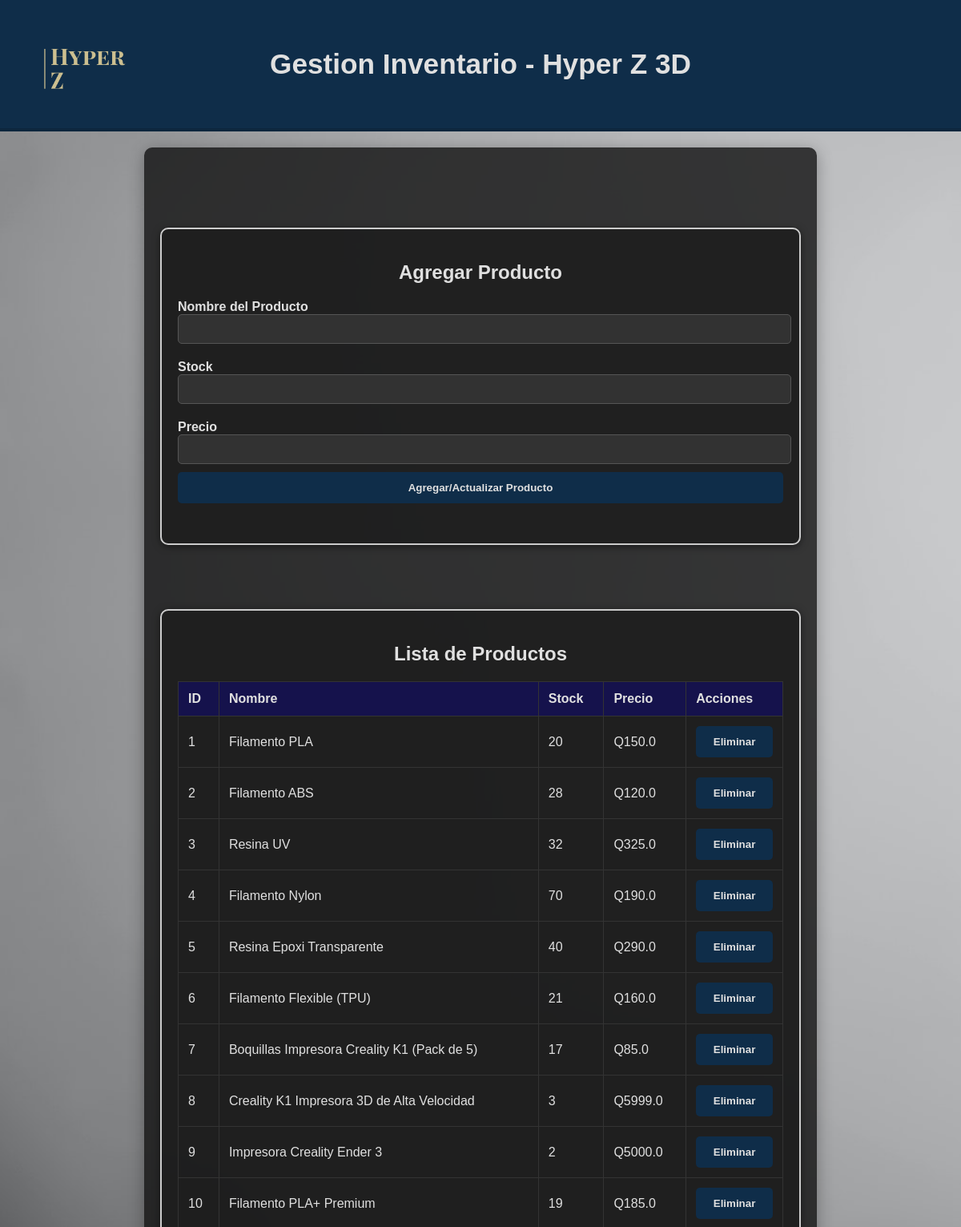
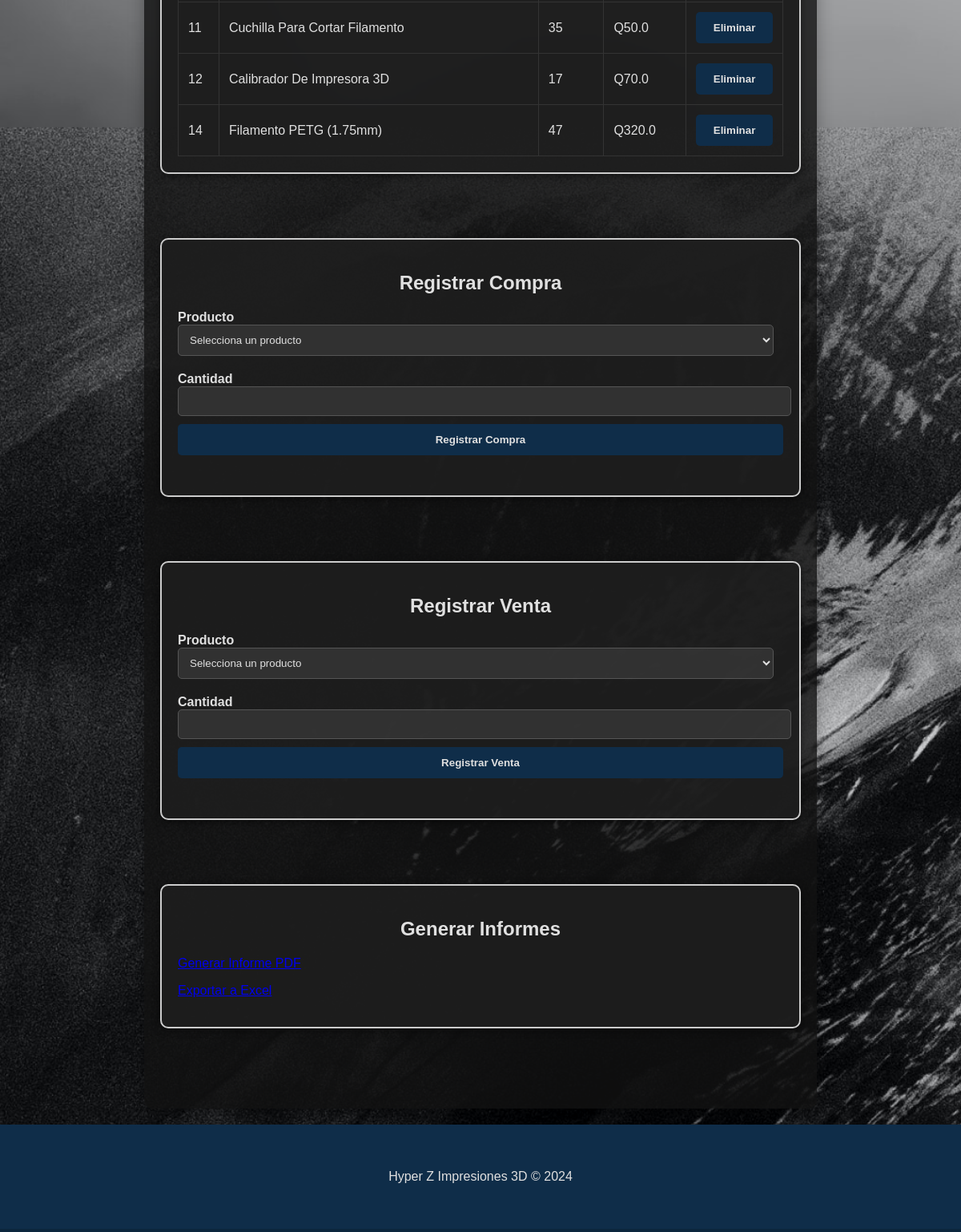
The page / on the database its author committed (2 pictures, top to bottom).
### tables this page shows
CREATE TABLE productos (
                    id INTEGER PRIMARY KEY,
                    nombre TEXT NOT NULL,
                    stock INTEGER NOT NULL,
                    precio REAL NOT NULL
                    );

### app.py (the view)
@app.route('/')
def index():
    conn = get_db_connection()
    cursor = conn.cursor()
    cursor.execute('SELECT * FROM productos')
    productos = cursor.fetchall()
    conn.close()
    return render_template('index.html', productos=productos)

### app.py (called while the page is built)
def get_db_connection():
    conn = sqlite3.connect(DATABASE_URL)
    conn.row_factory = sqlite3.Row
    return conn

### templates/index.html (shortened to what this page needs)
<!DOCTYPE html>
<html lang="es">
<head>
    <link rel="stylesheet" href="{{ url_for('static', filename='style.css') }}">
</head>
<body>
<header>
    <img src="{{ url_for('static', filename='logo.png') }}" alt="Logo" class="logo">
    <h1>Gestion Inventario - Hyper Z 3D</h1>
</header>
<main>
    <div class="section">
        <h2>Agregar Producto</h2>
        <form action="/add_product" method="post" class="form-section">
            <label for="nombre">Nombre del Producto</label>
            <input type="text" id="nombre" name="nombre" required>
            <label for="stock">Stock</label>
            <input type="number" id="stock" name="stock" required>
            <label for="precio">Precio</label>
            <input type="number" id="precio" name="precio" step="0.01" required>
            <input type="submit" value="Agregar/Actualizar Producto">
        </form>
    </div>
    <div class="section">
        <h2>Lista de Productos</h2>
        <table>
            <tr>
                <th>ID</th>
                <th>Nombre</th>
                <th>Stock</th>
                <th>Precio</th>
                <th>Acciones</th>
            </tr>
            {% for producto in productos %}
            <tr>
                <td>{{ producto.id }}</td>
                <td>{{ producto.nombre }}</td>
                <td>{{ producto.stock }}</td>
                <td>Q{{ producto.precio }}</td>
                <td>
                    <form action="/eliminar_producto" method="post" style="display:inline;">
                        <button type="submit">Eliminar</button>
                    </form>
                </td>
            </tr>
            {% endfor %}
        </table>
    </div>
    <div class="section">
        <h2>Registrar Compra</h2>
        <form action="/registrar_compra" method="post" class="form-section">
            <label for="producto_id_compra">Producto</label>
            <select id="producto_id_compra" name="producto_id" required>
                <option value="" disabled selected>Selecciona un producto</option>
            </select>
            <label for="cantidad_compra">Cantidad</label>
            <input type="number" id="cantidad_compra" name="cantidad" required>
            <button type="submit">Registrar Compra</button>
        </form>
    </div>
    <div class="section">
        <h2>Registrar Venta</h2>
        <form action="/registrar_venta" method="post" class="form-section">
            <label for="producto_id_venta">Producto</label>
            <select id="producto_id_venta" name="producto_id" required>
                <option value="" disabled selected>Selecciona un producto</option>
            </select>
            <label for="cantidad_venta">Cantidad</label>
            <input type="number" id="cantidad_venta" name="cantidad" required>
            <button type="submit">Registrar Venta</button>
        </form>
    </div>
    <div class="section">
        <h2>Generar Informes</h2>
        <section class="reports-links">
            <p><a href="/informe">Generar Informe PDF</a></p>
            <p><a href="/reporte_excel">Exportar a Excel</a></p>
        </section>
    </div>
</main>
<footer>
    <p>Hyper Z Impresiones 3D &copy; 2024</p>
</footer>
</body>
</html>

### static/style.css (style rules this page uses)
body { font-family: Arial, sans-serif; background-image: url('/static/mountain.jpg'); background-size: cover; background-attachment: fixed; color: #E0E0E0; margin: 0; padding: 0; }
header, footer { background: rgba(15, 45, 73, 1); color: #E0E0E0; padding: 40px; text-align: center; border-bottom: 4px solid #0c263d; }
h1, h2 { color: #E0E0E0; font-weight: 800; text-align: center; margin: 20px 0; }
h1 { font-size: 2.2em; }
main { background: rgba(18, 18, 18, 0.8); margin: 20px auto; padding: 20px; border-radius: 10px; box-shadow: 0 4px 20px rgba(0, 0, 0, 0.3); width: 90%; max-width: 800px; overflow: auto; }
.form-section { margin-bottom: 30px; }
label { font-weight: bold; display: block; margin-top: 10px; }
input[type="text"], input[type="number"], select { width: calc(100% - 12px); padding: 10px; background-color: rgba(51, 51, 51, 0.9); color: #E0E0E0; border: 1px solid #555555; border-radius: 5px; transition: border 0.3s; margin-bottom: 10px; }
button, input[type="submit"] { background-color: #0f2d49; color: #E0E0E0; border: none; padding: 12px; border-radius: 5px; cursor: pointer; font-weight: bold; width: 100%; transition: background-color 0.3s, transform 0.2s; }
table { width: 100%; border-collapse: collapse; margin-top: 20px; }
th, td { padding: 12px; border: 1px solid #333333; text-align: left; }
th { background-color: #15124c; color: #E0E0E0; }
tr:nth-child(even) { background-color: rgba(30, 30, 30, 0.8); }
.logo { width: 80%; max-width: 150px; height: auto; position: absolute; top: 10px; left: 30px; }
.section { margin: 80px 0; padding: 20px; border-radius: 10px; background-color: rgba(30, 30, 30, 0.9); box-shadow: 0 2px 10px rgba(0, 0, 0, 0.5); border: 2px solid #ccc; }

### rows shown on the page
productos: id "1", nombre "Filamento PLA", stock "20", precio "150.0"
productos: id "2", nombre "Filamento ABS", stock "28", precio "120.0"
productos: id "3", nombre "Resina UV", stock "32", precio "325.0"
productos: id "4", nombre "Filamento Nylon", stock "70", precio "190.0"
productos: id "5", nombre "Resina Epoxi Transparente", stock "40", precio "290.0"
productos: id "6", nombre "Filamento Flexible (TPU)", stock "21", precio "160.0"
productos: id "7", nombre "Boquillas Impresora Creality K1 (Pack de 5)", stock "17", precio "85.0"
productos: id "8", nombre "Creality K1 Impresora 3D de Alta Velocidad", stock "3", precio "5999.0"
productos: id "9", nombre "Impresora Creality Ender 3", stock "2", precio "5000.0"
productos: id "10", nombre "Filamento PLA+ Premium", stock "19", precio "185.0"
productos: id "11", nombre "Cuchilla Para Cortar Filamento", stock "35", precio "50.0"
productos: id "12", nombre "Calibrador De Impresora 3D", stock "17", precio "70.0"
productos: id "14", nombre "Filamento PETG (1.75mm)", stock "47", precio "320.0"
